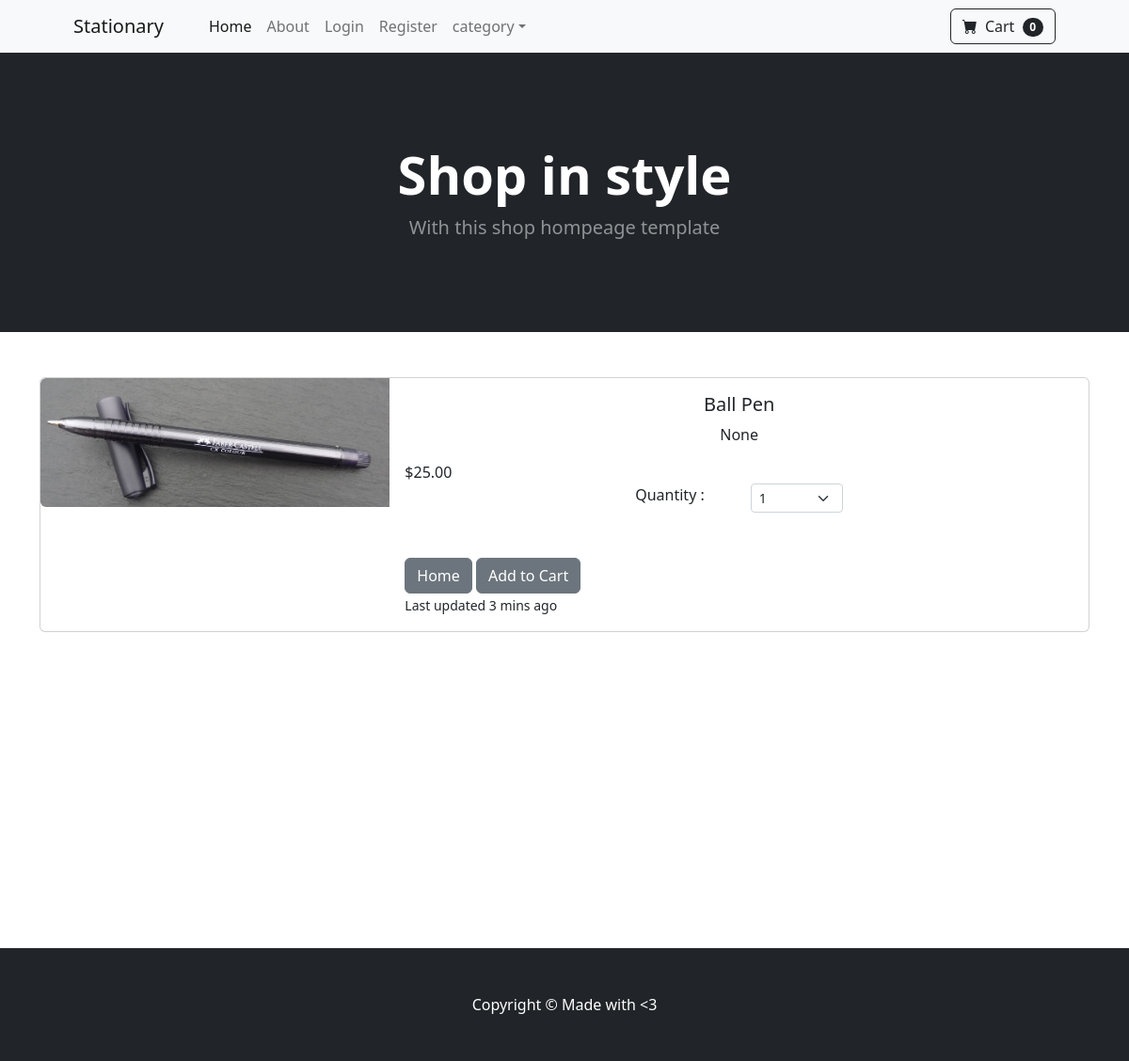
Page /product/1 on the committed database.
### store/models.py (models this page shows, shortened)
class Product(models.Model):
    name = models.CharField(max_length=50)
    price = models.DecimalField(default=0, decimal_places=2, max_digits=6)
    brand = models.ForeignKey(Brand, on_delete=models.CASCADE, default=1)
    category = models.ForeignKey(Category, on_delete=models.CASCADE, default=1)
    description = models.CharField(max_length=300, default='', blank=True, null=True)
    image = models.ImageField(upload_to='uploads/product/')
    if_sale = models.BooleanField(default=False)
    sale_price = models.DecimalField(default=0, decimal_places=2, max_digits=6)

### store/views.py (the view)
# urls.py: path('product/<int:pk>', views.product, name='product'),
def product(request, pk):
    product = Product.objects.get(id=pk)
    return render(request, 'product.html', {'product':product})

### cart/cart.py (called while the page is built)
	def __len__(self):
		return len(self.cart)

### cart/context_processors.py (called while the page is built)
def cart(request):
    return {'cart':Cart(request)}

### store/templates/product.html (shortened to what this page needs)
{% extends 'base.html'%}
{% block content %}
<header class="bg-dark py-5">
    <div class="container px-4 px-lg-5 my-5">
        <div class="text-center text-white">
            <h1 class="display-4 fw-bolder">Shop in style</h1>
            <p class="lead fw-normal text-white-50 mb-0">With this shop hompeage template</p>
        </div>
    </div>
</header>
<div class="container my-5">
    <div class="card mb-3">
        <div class="row g-0 justify-content-center ">
            <div class="col-md-4">
                <img src="{{ product.image.url }}" class="img-fluid rounded-start" alt="...">
            </div>
            <div class="col-md-8">
                <div class="card-body ">
                    <h5 class="card-title text-center">{{product.name}}</h5>
                    <p class="card-text text-center">{{ product.description}}</p>
                    {% if product.if_sale %}
                    <div class="d-flex justify-content-center small-text-warning mb-2">
                        <div class="bi-star-fill"></div>
                        &nbsp;&nbsp;Sale!&nbsp;&nbsp;
                        <div class="bi-star-fill"></div>
                    </div>
                    <center><strike>${{ product.price }}</strike>
                    &nbsp;
                    ${{ product.sale_price }}
                    {% else %}
                    ${{ product.price }}</center>
                    {% endif %}
                    <div class="row justify-content-center">
                        <div class="col-md-2">Quantity : </div>
                        <div class="col-md-2">
                            <select class="form-select form-select-sm" id="qty-cart">
                                <option value="1">1</option>
                            </select>
                        </div>
                    </div>
                    <br><br>
                    <a href="{% url 'home' %}" class="btn btn-secondary">Home</a>
                    <button type="button" value="{{product.id}}" id="add-cart" class="btn btn-secondary">Add to
                        Cart</button>
                    <p class="card-text"><small class="text-body-secondary">Last updated 3 mins ago</small></p>
                </div>
            </div>
        </div>
    </div>
</div>
{% endblock %}

### rows in the picture
Product: image (picture), name "Ball Pen", description "None", price "25.00"

### other values in the picture
{{ cart|length }} "0"
